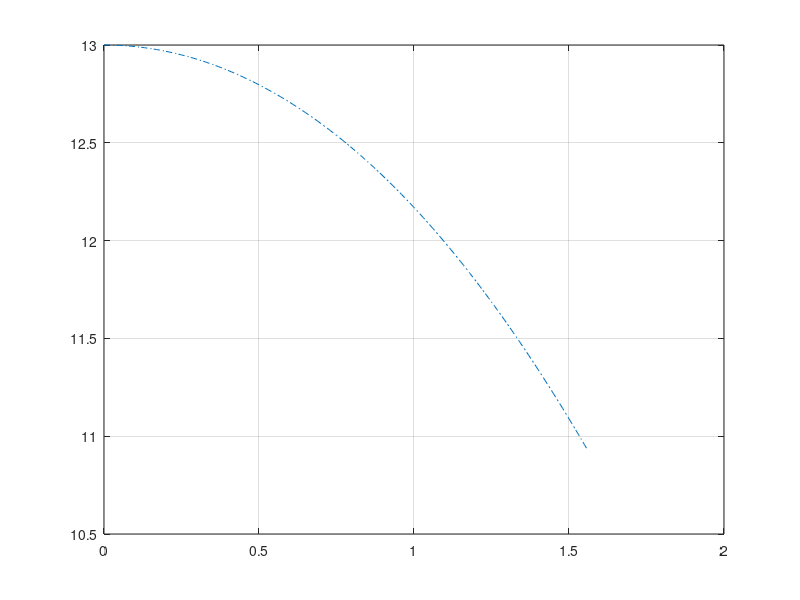

The MATLAB script that drew this image:
w = 10;
x1 = 3;

theta = 0:0.01:pi/2-0.01;

sins = sin(theta);
coss = cos(theta);
tans = tan(theta);

f = sqrt(((w.*x1.*sins.*tans)./(w.*sins.*tans+x1+w.*coss)-x1-w.*coss).^2+((x1+w.*coss).*x1.*tans./(w.*sins.*tans+x1+w.*coss)+w.*sins).^2);

figure;
plot(theta, f, '-.');
grid on

